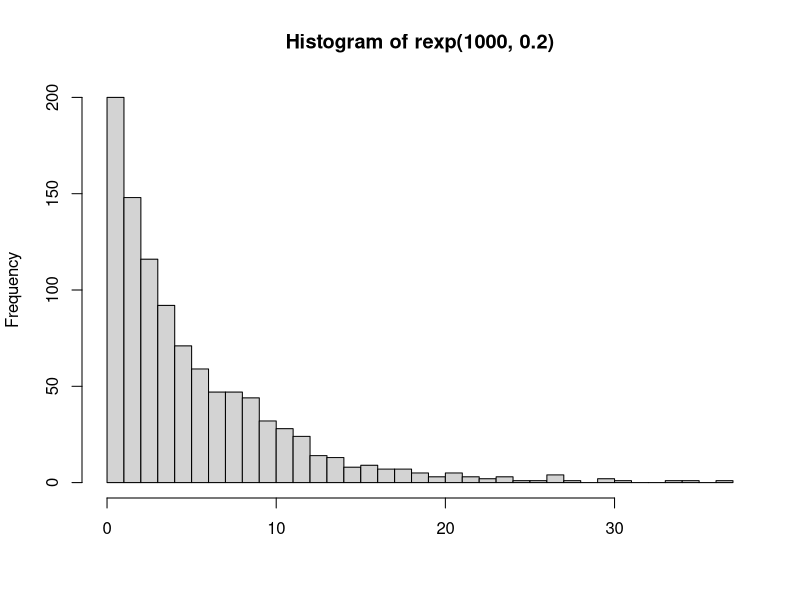
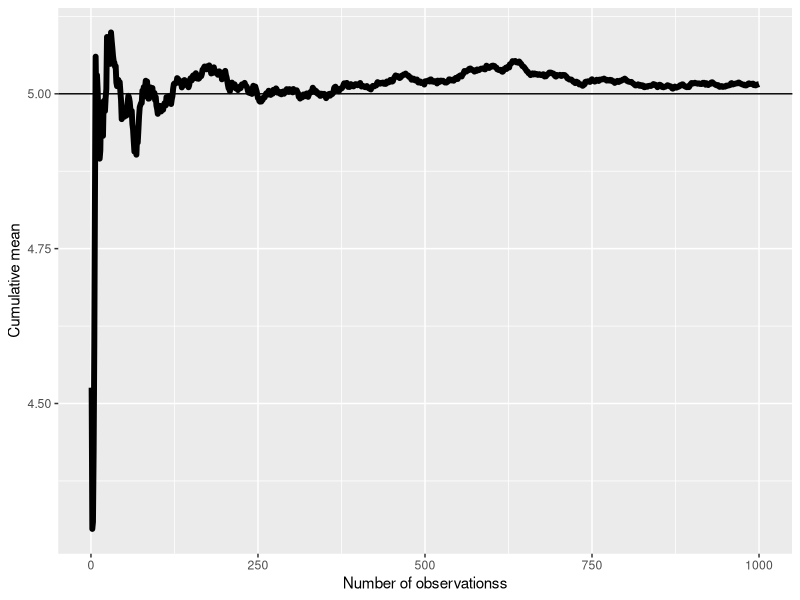
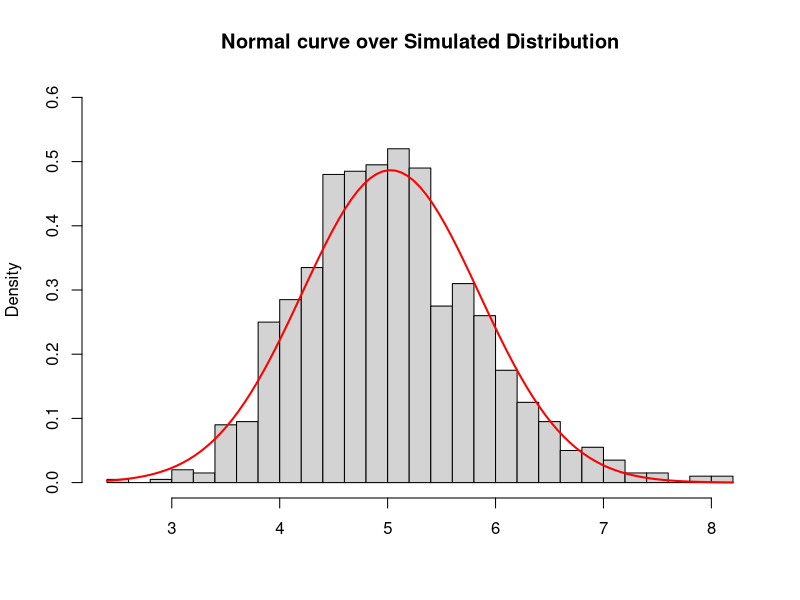

These figures' R source, in order:
## ---- chunk 1
sim1 <- rexp(40, 0.2)
cat("Mean =", mean(sim1), "SD =", sd(sim1), "Variance =", var(sim1), "\n")

## ---- chunk 2
sim2 <- replicate(40, mean(rexp(40, 0.2)))
cat("Mean =", mean(sim2), "SD =", sd(sim2), "Variance =", var(sim2), "\n")
## ---- chunk 3
hist(rexp(1000, 0.2), breaks = 36, xlab = "")
## ---- chunk 4
m1 <- mean(replicate(1000, mean(rexp(40, 0.2))))
cat("Theoretical mean = 5, Simulated Sample Mean(1000 simulations) =", m1, "\n")
m2 <- mean(replicate(10, mean(rexp(40, 0.2))))
m3 <- mean(replicate(100, mean(rexp(40, 0.2))))
cat("Mean from 10 Simulations =", m2, "Mean from 100 Simulations =", m3, "\n")
## ---- chunk 5
suppressWarnings(library(ggplot2))
means <- cumsum(replicate(1000, mean(rexp(40, 0.2)))) / (1  : 1000)
g <- ggplot(data.frame(x = 1 : 1000, y = means), aes(x = x, y = y)) 
g <- g + geom_hline(yintercept = 5) + geom_line(size = 2) 
g <- g + labs(x = "Number of observationss", y = "Cumulative mean")
g
## ---- chunk 6
v1 <- var(replicate(1000, mean(rexp(40, 0.2))))
cat("Theoretical Variance = 0.625, Simulated Sample Variance =", v1, "\n")
v2 <- var(replicate(10, mean(rexp(40, 0.2))))
v3 <- var(replicate(100, mean(rexp(40, 0.2))))
cat("Variance from 10 Simulations =", v2, "Variance from 100 Simulations =", v3, "\n")
## ---- chunk 7
g <- replicate(1000, mean(rexp(40, 0.2)))
  m <- mean(g)
  std <- sd(g)
  hist(g, breaks=36, prob=TRUE, 
     xlab="", ylim=c(0, 0.6), 
     main="Normal curve over Simulated Distribution")
   curve(dnorm(x, mean=m, sd=std), 
      col="red", lwd=2, add=TRUE)
ci <- quantile(g, probs = c(0.025, 0.975))
cat("Two sigma limit", m - 2* std,  m + 2* std, " vs 95% ci ", ci, "\n")
